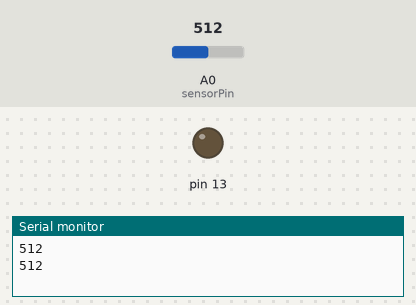
The sketch below on a simulated Arduino Uno, built with avr-gcc and run on an emulated ATmega328P. Parts: output pins drawn as LEDs (lit = HIGH), the last lines printed to the serial monitor. The inputs (shaded band) are chosen by the test bench; at power-on: A0 (sensorPin) = 512.

Above: at 1.8 s.
1.9 s: A0 (sensorPin) set to 216
3.4 s: A0 (sensorPin) set to 191
At 5.2 s:
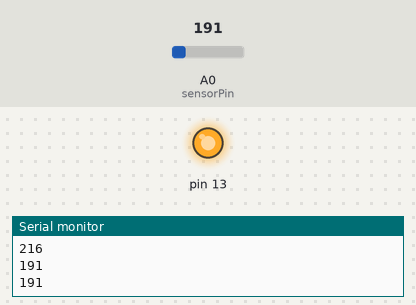
5.5 s: A0 (sensorPin) set to 210
At 6.9 s:
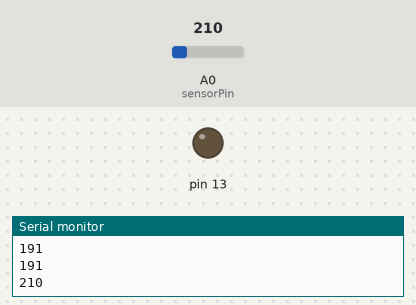
7.5 s: A0 (sensorPin) set to 190
At 8.4 s:
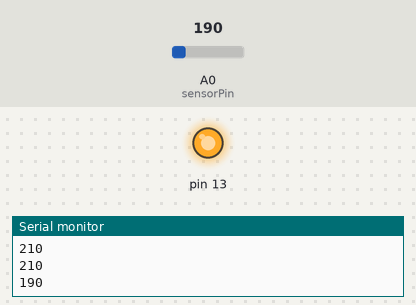
Timing chart, 0 to 10.5 s (numbered marks = the images above; inputs shaded):
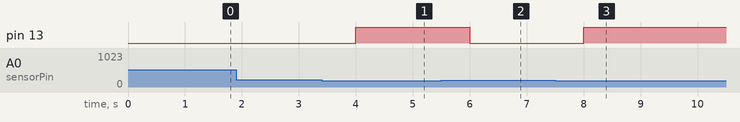

Measured:
- the behaviour switches between 200 and 199 on A0 (sensorPin) (found by bisection; images 0 and 1)
- after the input at 3.4 s, pin 13: LOW → HIGH after 0.60 s
- after the input at 5.5 s, pin 13: HIGH → LOW after 0.50 s
- after the input at 7.5 s, pin 13: LOW → HIGH after 0.50 s

The sketch:

C1sketch_oct13a1.ino
```cpp
int sensorPin = A0; // select the input pin for LDR

int sensorValue = 0; // variable to store the value coming from the sensor
void setup() {
Serial.begin(9600); //sets serial port for communication
pinMode(13,OUTPUT);
}
void loop() {
sensorValue = analogRead(sensorPin); // read the value from the sensor
Serial.println(sensorValue); //prints the values coming from the sensor on the screen
if(sensorValue < 200){
digitalWrite(13,HIGH);
}else{
digitalWrite(13,LOW);
}
delay(1000);


}
```

C2main.c
```cpp
#include <stdio.h>
int var;
int main(){

    printf("%d",var);
    return 0;
}
```

C2other.c
```cpp
//int a=10;
```
